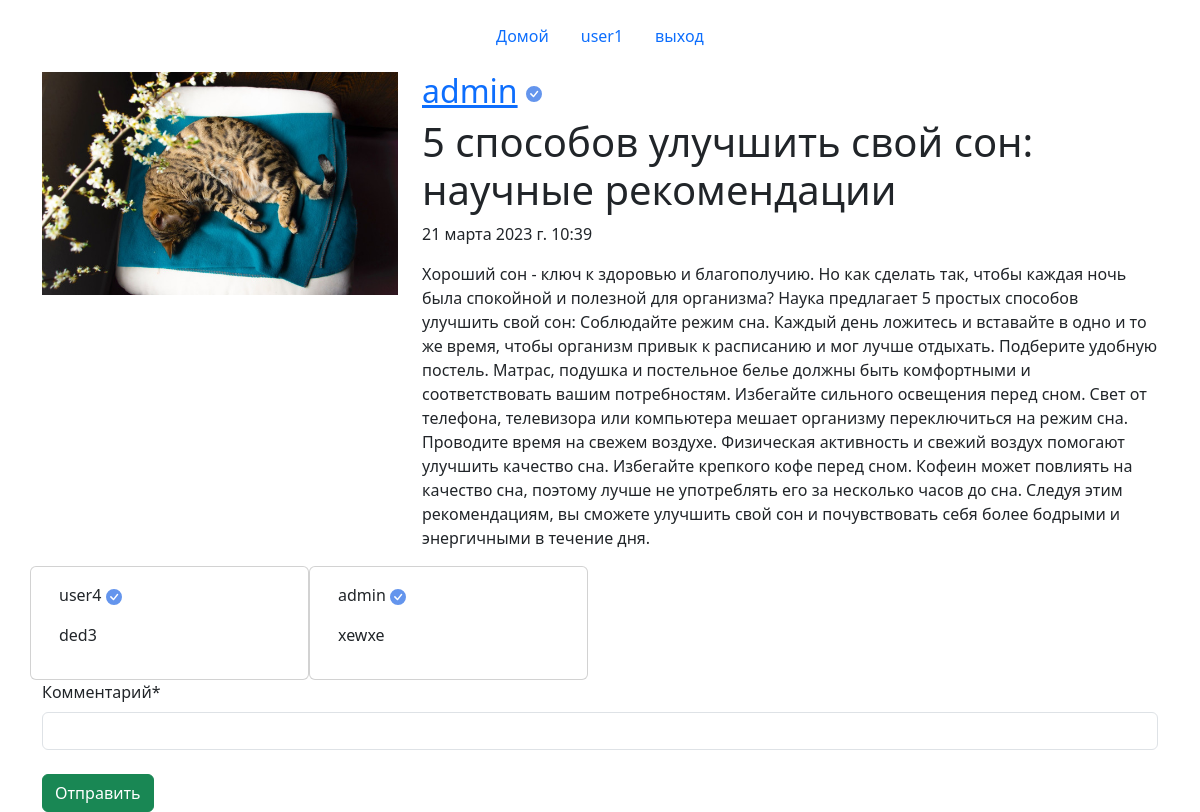
The page /post/5-sposobov-uluchshit-svoj-son-nauchnyie-rekomendatsii-0812158038300000/ (signed in) on the database its author committed.
### main/models.py (models this page shows, shortened)
class Post(models.Model):
    title = models.CharField('Заголовок', max_length=100)
    slug = models.SlugField(max_length=100, unique=True, blank=True)
    text = models.TextField('Текст', max_length=10000)
    date = models.DateTimeField('Дата публикации', auto_now_add=True, blank=True)
    author = models.ForeignKey(User, on_delete=models.CASCADE, related_name='posts', blank=True,
                               null=True)
    anonimus = models.BooleanField('Аноним', blank=True, default=True)
    anonimus_name = models.CharField('Аноним', max_length=10, blank=True, default='Аноним')
    image = models.ImageField('Изображение', upload_to='post_image', null=True, blank=True)
    class Meta:
        verbose_name = 'Пост'
        verbose_name_plural = 'Посты'
        ordering = ['-date']

class Comment(models.Model):
    post = models.ForeignKey(Post, on_delete=models.CASCADE, related_name='comments', verbose_name='Статья', blank=True,
                             null=True)
    author = models.ForeignKey(User, on_delete=models.CASCADE, related_name='comments', blank=True,
                               null=True)
    anonimus = models.BooleanField('Аноним', blank=True, default=True)
    anonimus_name = models.CharField('Аноним', max_length=10, default='Аноним')
    text = models.CharField('Комментарий', max_length=225)
    date = models.DateTimeField(auto_now_add=True)
    class Meta:
        verbose_name = 'Комментарий'
        verbose_name_plural = 'Комментарии'
        ordering = ['-date']

### main/views.py (the view, shortened to what this page needs)
# urls.py: path('post/<slug:slug>/', post_detail, name='post'),
def post_detail(request, slug):
    post = get_object_or_404(Post, slug=slug)
    author_pk = post.author.pk if post.author else None
    comments = Comment.objects.filter(post=post)
    can_update = True if post.author == request.user or post.anonimus else False
    form = CommentForm()
    return render(request, 'posts/post_detail.html', locals())

### main/forms.py
class CommentForm(ModelForm):
    class Meta:
        model = Comment
        fields = ('text',)

### templates/posts/post_detail.html (shortened to what this page needs)
{% extends 'base.html' %}
{% load crispy_forms_tags %}
{% block content %}
<div class="row">
    <div class="col-4">
        {% if post.image %}
        <img class="img-fluid" src="{{post.image.url}}" alt="">
        {% else %}
        <img class="img-fluid" src="https://media.istockphoto.com/id/1357365823/vector/default-image-icon-vector-missing-picture-page-for-website-design-or-mobile-app-no-photo.jpg?s=612x612&w=0&k=20&c=PM_optEhHBTZkuJQLlCjLz-v3zzxp-1mpNQZsdjrbns="
             height="300" alt="">
        {% endif %}
    </div>
    <div class="col">
        {% if post.author %}
        <h2><a href="{% url 'author_post_list' post.author.pk  %}">{{post.author}}</a>
        </h2>
        {% else %}
        <h2>{{post.anonimus_name}}</h2>
        {% endif %}
        <h1>{{post.title}}</h1>
        <p>{{post.date}}</p>
        <p>{{post.text}}</p>
    </div>
    {% if comments %}
    <div class="row">
        {% for comment in comments %}
        <div class="col-3 card">
            <div class="card-body">
                {% if comment.author %}
                <p>{{comment.author}}
                </p>
                {% else %}
                <p>{{comment.anonimus_name}}</p>
                {% endif %}
                <p>{{comment.text}}</p>
            </div>
        </div>
        {% endfor %}
    </div>
    {% endif %}
    <form action="" method="POST">
        {{form|crispy}}
        <button type="submit" class="btn btn-success mt-2">Отправить</button>
    </form>
    {% endblock %}

### templates/base.html (shortened to what this page needs)
{% load static %}
<!doctype html>
<html lang="ru">
<head>
    <link href="https://cdn.jsdelivr.net/npm/bootstrap@5.3.0-alpha1/dist/css/bootstrap.min.css" rel="stylesheet"
>
</head>
<body>
<div class="container">
    {% block navbar %}
    <header class="d-flex  justify-content-center py-3">
        <ul class="nav nav-pills">
            <li class="nav-item"><a href='{% url "posts_list"  %}' class="nav-link">Домой</a></li>
            {% if user.is_authenticated %}
            <li class="nav-item"><a href="{% url 'profile' %}" class="nav-link">{{user.username}}</a></li>
            <li class="nav-item"><a href='{% url "logout"  %}' class="nav-link">выход</a></li>
            {% else %}
            <li class="nav-item"><a href='{% url "register"  %}' class="nav-link">Регистрация</a></li>
            <li class="nav-item"><a href='{% url "login"  %}' class="nav-link">Войти</a></li>
            {% endif %}
        </ul>
    </header>
    {% endblock %}
    {% block content %}
    {% endblock %}
</div>
</body>
</html>

### rows shown on the page
Post: image (picture), author "admin", title "5 способов улучшить свой сон: научные рекомендации", date "21 марта 2023 г. 10:39", text "Хороший сон - ключ к здоровью и благополучию. Но как сделать так, чтобы каждая ночь была спокойной и полезной для организма? Наука предлагает 5 простых способов улучшить свой сон: Соблюдайте режим сна. Каждый день ложитесь и вставайте в одно и то же время, чтобы организм привык к расписанию и мог лучше отдыхать. Подберите удобную постель. Матрас, подушка и постельное белье должны быть комфортными и соответствовать вашим потребностям. Избегайте сильного освещения перед сном. Свет от телефона, телевизора или компьютера мешает организму переключиться на режим сна. Проводите время на свежем воздухе. Физическая активность и свежий воздух помогают улучшить качество сна. Избегайте крепкого кофе…"
Comment: author "user4", text "ded3"
Comment: author "admin", text "xewxe"

### other values the page prints
{{ user.username }} "user1"
